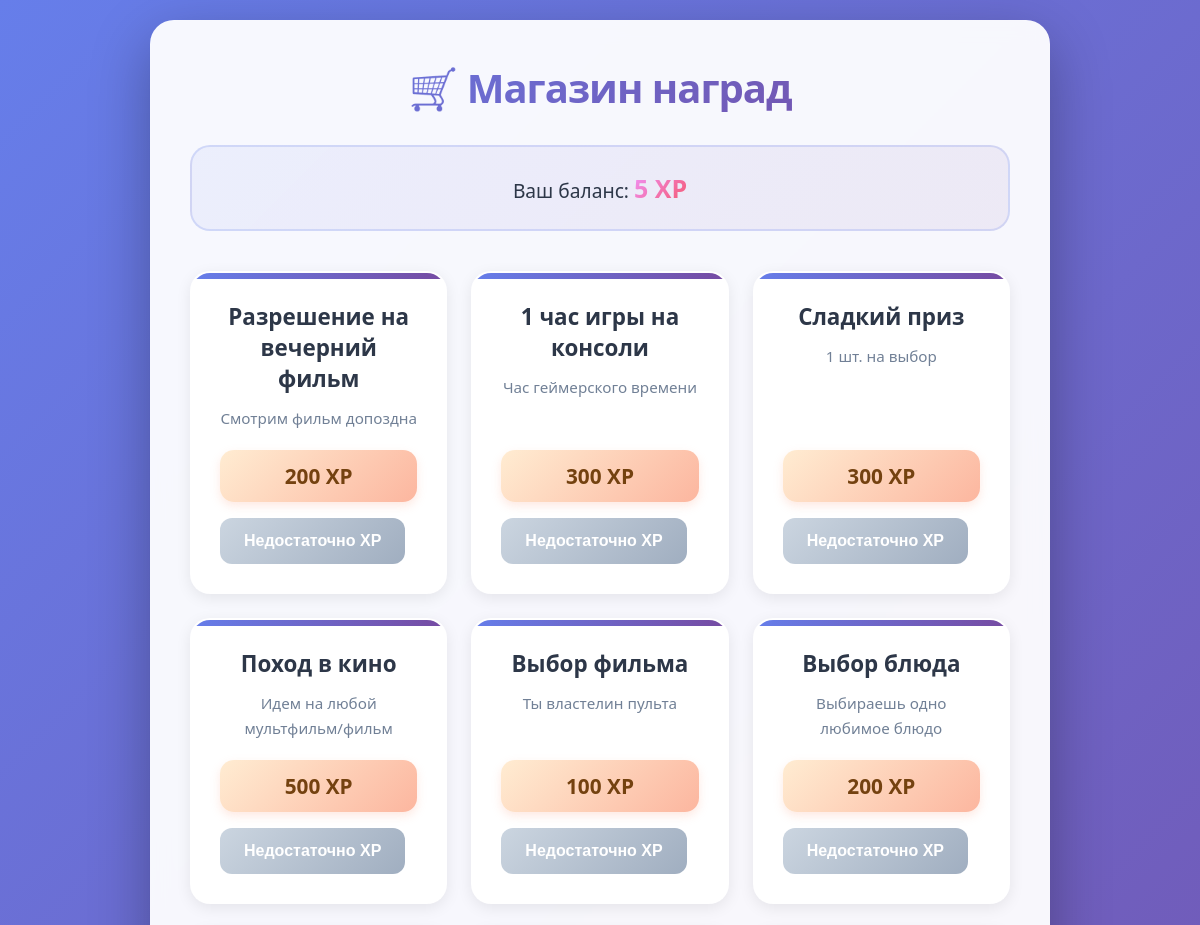
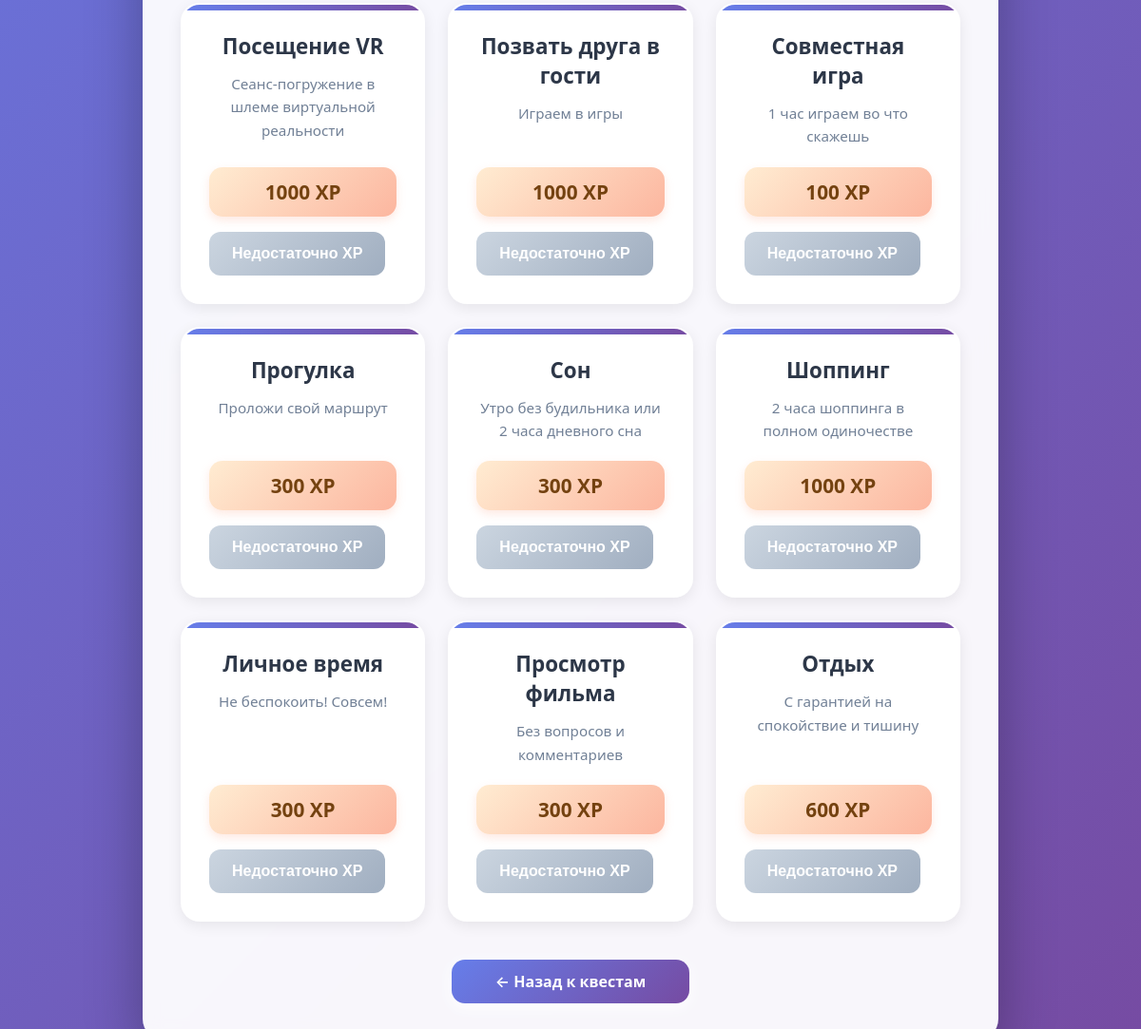
Screenshot of /rewards/ (signed in) with the database file from the repository (2 pictures, top to bottom).
### todo_sql/models.py (models this page shows, shortened)
class Reward(models.Model):
    name = models.CharField('Название награды', max_length=100)
    family = models.ForeignKey(Family, on_delete=models.CASCADE, null=True, blank=True)
    description = models.TextField('Описание', blank=True)
    cost = models.IntegerField('Стоимость (XP)', default=100)
    is_active = models.BooleanField('Активна', default=True)
    class Meta:
        verbose_name = 'Награда'
        verbose_name_plural = 'Награды'

### todo_sql/views.py (the view)
# urls.py: path('rewards/', RewardShopView.as_view(), name='rewards_shop'),
class RewardShopView(ListView):
    model = Reward
    template_name = 'rewards_shop.html'
    context_object_name = 'rewards'
    def get_queryset(self):
        user = self.request.user
        if user.is_authenticated:
            family = get_user_family(user)
            if family:
                return Reward.objects.filter(
                    Q(family=family) | Q(family__isnull=True),
                    is_active=True
                )
        return Reward.objects.none()
    def get_context_data(self, **kwargs):
        context = super().get_context_data(**kwargs)
        user_xp_balance = 0
        if self.request.user.is_authenticated:
            current_user = self.request.user
            total_earned_xp = TaskCompletion.objects.filter(user=current_user).aggregate(Sum('points_earned'))[
                                  'points_earned__sum'] or 0
            total_spent_xp = Transaction.objects.filter(
                user=current_user,
            ).aggregate(Sum('cost_at_purchase'))['cost_at_purchase__sum'] or 0
            user_xp_balance = total_earned_xp - total_spent_xp
        context['user_xp_balance'] = user_xp_balance
        return context

### todo_sql/views.py (called while the page is built)
def get_user_family(user):
    if hasattr(user, 'profile') and user.profile.family:
        return user.profile.family
    return None

### todo_sql/templates/rewards_shop.html (shortened to what this page needs)
<!DOCTYPE html>
<html lang="ru">
<head>
</head>
<body>
<div class="container">
    <h1>🛒 Магазин наград</h1>
    {% if request.user.is_authenticated %}
        <div class="user-balance">
            Ваш баланс: <span>{{ user_xp_balance }} XP</span>
        </div>
    {% else %}
        <div class="user-balance">
            Пожалуйста, авторизуйтесь, чтобы увидеть свой баланс XP и покупать награды.
        </div>
    {% endif %}
    <div class="rewards-grid">
        {% for reward in rewards %}
            <div class="reward-card">
                <h3>{{ reward.name }}</h3>
                {% if reward.description %}
                    <p>{{ reward.description }}</p>
                {% else %}
                    <p>Отличная награда!</p>
                {% endif %}
                <div class="cost">{{ reward.cost }} XP</div>
                {% if request.user.is_authenticated %}
                    <form method="post" action="{% url 'purchase_reward' %}">
                        <button type="submit" {% if user_xp_balance < reward.cost %}disabled{% endif %}>
                            {% if user_xp_balance < reward.cost %}
                                Недостаточно XP
                            {% else %}
                                Купить награду
                            {% endif %}
                        </button>
                    </form>
                {% else %}
                    <button type="button" disabled>Войдите для покупки</button>
                {% endif %}
            </div>
        {% empty %}
            <div class="empty-state">
                🎁 Наград пока нет. Скоро появятся!
            </div>
        {% endfor %}
    </div>
    <a href="{% url 'index' %}" class="back-link">
        ← Назад к квестам
    </a>
</div>
</body>
</html>

### todo_sql/templates/rewards_shop.html (style rules this page uses)
* { margin: 0; padding: 0; box-sizing: border-box; }
body { font-family: 'Segoe UI', system-ui, -apple-system, sans-serif; background: linear-gradient(135deg, #667eea 0%, #764ba2 100%); min-height: 100vh; padding: 20px; display: flex; justify-content: center; align-items: flex-start; }
.container { background: rgba(255, 255, 255, 0.95); backdrop-filter: blur(10px); border-radius: 24px; box-shadow: 0 20px 60px rgba(0, 0, 0, 0.3); width: 100%; max-width: 900px; padding: 40px; animation: slideUp 0.5s ease; }
h1 { font-size: 2.5em; background: linear-gradient(135deg, #667eea 0%, #764ba2 100%); -webkit-background-clip: text; -webkit-text-fill-color: transparent; background-clip: text; font-weight: 800; letter-spacing: -1px; text-align: center; margin-bottom: 30px; }
.user-balance { background: linear-gradient(135deg, #667eea15 0%, #764ba215 100%); border: 2px solid rgba(102, 126, 234, 0.2); border-radius: 20px; padding: 24px; text-align: center; margin-bottom: 40px; font-size: 1.2em; color: #2d3748; }
.user-balance span { background: linear-gradient(135deg, #f093fb 0%, #f5576c 100%); -webkit-background-clip: text; -webkit-text-fill-color: transparent; background-clip: text; font-weight: 800; font-size: 1.3em; }
.rewards-grid { display: grid; grid-template-columns: repeat(auto-fill, minmax(250px, 1fr)); gap: 24px; margin-bottom: 40px; }
.reward-card { background: white; border-radius: 20px; padding: 28px; display: flex; flex-direction: column; transition: all 0.3s ease; box-shadow: 0 4px 15px rgba(0, 0, 0, 0.08); border: 2px solid transparent; position: relative; overflow: hidden; }
.reward-card::before { content: ''; position: absolute; top: 0; left: 0; right: 0; height: 6px; background: linear-gradient(90deg, #667eea, #764ba2); }
.reward-card h3 { color: #2d3748; font-size: 1.4em; margin-bottom: 12px; font-weight: 700; text-align: center; }
.reward-card p { color: #718096; font-size: 0.95em; line-height: 1.6; flex-grow: 1; text-align: center; margin-bottom: 20px; }
.reward-card .cost { background: linear-gradient(135deg, #ffecd2 0%, #fcb69f 100%); color: #744210; font-size: 1.3em; font-weight: 800; padding: 12px 20px; border-radius: 14px; text-align: center; margin-bottom: 16px; box-shadow: 0 4px 10px rgba(252, 182, 159, 0.3); }
.reward-card button { background: linear-gradient(135deg, #667eea 0%, #764ba2 100%); color: white; border: none; padding: 14px 24px; border-radius: 12px; font-size: 1em; font-weight: 600; cursor: pointer; transition: all 0.3s ease; box-shadow: 0 4px 15px rgba(102, 126, 234, 0.3); }
.reward-card button:disabled { background: linear-gradient(135deg, #cbd5e0 0%, #a0aec0 100%); cursor: not-allowed; box-shadow: none; transform: none; }
.back-link { display: inline-flex; align-items: center; gap: 8px; background: linear-gradient(135deg, #667eea 0%, #764ba2 100%); color: white; padding: 12px 24px; border-radius: 14px; text-decoration: none; font-weight: 600; transition: all 0.3s ease; box-shadow: 0 4px 15px; margin: 0 auto; display: flex; justify-content: center; max-width: 250px; }

### rows the page displays
Reward: name "Разрешение на вечерний фильм", description "Смотрим фильм допоздна", cost "200", shows "Недостаточно XP"
Reward: name "1 час игры на консоли", description "Час геймерского времени", cost "300", shows "Недостаточно XP"
Reward: name "Сладкий приз", description "1 шт. на выбор", cost "300", shows "Недостаточно XP"
Reward: name "Поход в кино", description "Идем на любой мультфильм/фильм", cost "500", shows "Недостаточно XP"
Reward: name "Выбор фильма", description "Ты властелин пульта", cost "100", shows "Недостаточно XP"
Reward: name "Выбор блюда", description "Выбираешь одно любимое блюдо", cost "200", shows "Недостаточно XP"
Reward: name "Посещение VR", description "Сеанс-погружение в шлеме виртуальной реальности", cost "1000", shows "Недостаточно XP"
Reward: name "Позвать друга в гости", description "Играем в игры", cost "1000", shows "Недостаточно XP"
Reward: name "Совместная игра", description "1 час играем во что скажешь", cost "100", shows "Недостаточно XP"
Reward: name "Прогулка", description "Проложи свой маршрут", cost "300", shows "Недостаточно XP"
Reward: name "Сон", description "Утро без будильника или 2 часа дневного сна", cost "300", shows "Недостаточно XP"
Reward: name "Шоппинг", description "2 часа шоппинга в полном одиночестве", cost "1000", shows "Недостаточно XP"
Reward: name "Личное время", description "Не беспокоить! Совсем!", cost "300", shows "Недостаточно XP"
Reward: name "Просмотр фильма", description "Без вопросов и комментариев", cost "300", shows "Недостаточно XP"
Reward: name "Отдых", description "С гарантией на спокойствие и тишину", cost "600", shows "Недостаточно XP"

### other values shown
{{ user_xp_balance }} "5"
